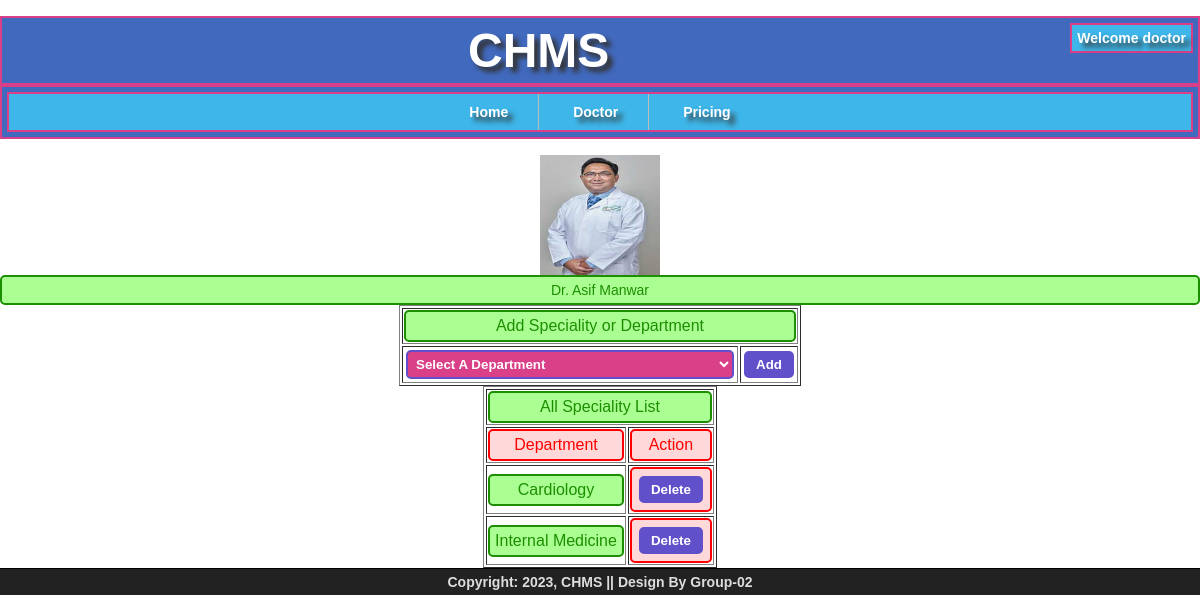
The app's page /CHMS/doctor/speciality.php (signed in) with its own data.
### tables this page shows
CREATE TABLE `doctor` (
  `ID` int(11) NOT NULL,
  `License_Number` int(11) NOT NULL,
  `Fname` varchar(30) NOT NULL,
  `Lname` varchar(30) DEFAULT NULL,
  `Title` varchar(30) DEFAULT NULL,
  `DOB` date NOT NULL,
  `Gender` char(10) NOT NULL,
  `Experience_From` date NOT NULL,
  `Language` varchar(100) NOT NULL,
  `Current_Position` varchar(150) NOT NULL,
  `P_Location` varchar(150) NOT NULL
);

CREATE TABLE `user_details` (
  `ID` int(11) NOT NULL,
  `User_Name` varchar(255) NOT NULL,
  `Password` char(255) NOT NULL,
  `Role` char(20) NOT NULL,
  `Phone_Number` char(15) NOT NULL,
  `Email` char(150) DEFAULT NULL,
  `Address` varchar(200) DEFAULT NULL,
  `Photo` char(50) DEFAULT NULL,
  `Status` tinyint(1) NOT NULL
);

CREATE TABLE `speciality` (
  `D_ID` int(11) NOT NULL,
  `Field` varchar(100) NOT NULL
);

### CHMS/doctor/speciality.php (the view, shortened to what this page needs)
<?php
include("../common/header-content.php");
$User_ID = $_SESSION['User_ID'];
$sql_info = "SELECT d.Title, d.Fname, d.Lname, u.Photo
		FROM doctor d, user_details u
		WHERE d.ID = u.ID AND d.ID = ".$User_ID."";
		$result_info = mysqli_query($conn, $sql_info);
		$found_user = mysqli_fetch_array($result_info);
		$Title = $found_user['Title'];
		$Fname = $found_user['Fname'];
        $Lname = $found_user['Lname'];
        $Photo = $found_user['Photo'];
        echo '<table align="center" border="1">';
        if($Photo == ""){
			echo '<div align="center"><img src="/chms/doctor/img/null.jpg" alt="'.$Fname.' '.$Lname.'" width="200px" height="200px"></div>';
		}
		else{
			echo '<div align="center"><img src="/chms/doctor/'.$Photo.'" alt="'.$Fname.' '.$Lname.'" width="120px" height="120px"></div>';
		}
		echo '<div id="joy_congratulation" align="center">'.
			$Title .' Dr. '. $Fname . ' '. $Lname .'</div>';
echo '<form action="" method="POST" style="margin: 0px; padding: 0px;">
		<tr>
			<td colspan="2">
				<div id="joy_congratulation" align="center">
					Add Speciality or Department
				</div>
			</td>
		</tr>
		<tr>
			<td>
				<select name="Speciality" id="Speciality" required>
                    <option value="NULL">Select A Department</option>
                </select>
			</td>
			<td>
				<input type="submit" name="add" value="Add">
			</td>
		</tr>
	</form>
	</table>
		<table align="center" border="1">
		<tr>
			<td colspan="2">
				<div id="joy_congratulation" align="center">
					All Speciality List
				</div>
			</td>
		</tr>';
$sql_speciality_logs = "SELECT Field
                    FROM speciality
                    WHERE D_ID = $User_ID
                    ORDER BY Field";
        $result_speciality_logs = mysqli_query($conn, $sql_speciality_logs);
        if (mysqli_num_rows($result_speciality_logs) > 0){
        	echo '
        	<tr>
				<td>
					<div id="joy_warning" align="center">
						Department
					</div>
				</td>
				<td>
					<div id="joy_warning" align="center">
						Action
					</div>
				</td>
			</tr>';
            while ($row = mysqli_fetch_assoc($result_speciality_logs)){
                echo '<tr>
						<td>
							<div id="joy_congratulation" align="center">
								'.$row['Field'].'
							</div>
						</td>
						<td>
							<div id="joy_warning">
								<form action="" method="POST" onsubmit="return showConfirmation()" style="margin: 0px; padding: 0px;">
									<input type="hidden" id="Field" name="Field" value="'.$row['Field'].'">
									<input type="submit" name="delete" value="Delete">
								</form>
							</div>
						</td>
					</tr>';
            }
        }
?>
<!DOCTYPE html>
<html>
<head>
</head>
<body>
</body>
</html>

### records on screen
doctor: ID.Photo (picture), Fname "Asif", Lname "Manwar"
speciality: Field "Cardiology"
speciality: Field "Internal Medicine"

### other values on screen
$User_Name "doctor"
